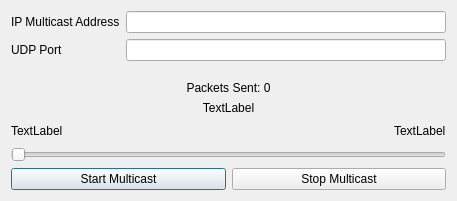
<?xml version="1.0" encoding="UTF-8"?>
<ui version="4.0">
 <class>EmitFileDialog</class>
 <widget class="QDialog" name="EmitFileDialog">
  <property name="geometry">
   <rect>
    <x>0</x>
    <y>0</y>
    <width>457</width>
    <height>201</height>
   </rect>
  </property>
  <property name="windowTitle">
   <string>Emit Multicast</string>
  </property>
  <property name="modal">
   <bool>false</bool>
  </property>
  <layout class="QGridLayout" name="gridLayout">
   <item row="5" column="0">
    <widget class="QSlider" name="horizontalSlider">
     <property name="sizePolicy">
      <sizepolicy hsizetype="Expanding" vsizetype="Fixed">
       <horstretch>0</horstretch>
       <verstretch>0</verstretch>
      </sizepolicy>
     </property>
     <property name="orientation">
      <enum>Qt::Horizontal</enum>
     </property>
    </widget>
   </item>
   <item row="4" column="0">
    <layout class="QHBoxLayout" name="horizontalLayout">
     <item>
      <widget class="QLabel" name="startHourLabel">
       <property name="text">
        <string>TextLabel</string>
       </property>
      </widget>
     </item>
     <item>
      <spacer name="horizontalSpacer">
       <property name="orientation">
        <enum>Qt::Horizontal</enum>
       </property>
       <property name="sizeHint" stdset="0">
        <size>
         <width>40</width>
         <height>20</height>
        </size>
       </property>
      </spacer>
     </item>
     <item>
      <widget class="QLabel" name="endHourLabel">
       <property name="text">
        <string>TextLabel</string>
       </property>
      </widget>
     </item>
    </layout>
   </item>
   <item row="0" column="0">
    <layout class="QFormLayout" name="formLayout">
     <item row="0" column="0">
      <widget class="QLabel" name="label_3">
       <property name="text">
        <string>IP Multicast Address</string>
       </property>
      </widget>
     </item>
     <item row="0" column="1">
      <widget class="QLineEdit" name="ipEdit"/>
     </item>
     <item row="1" column="0">
      <widget class="QLabel" name="label_4">
       <property name="text">
        <string>UDP Port</string>
       </property>
      </widget>
     </item>
     <item row="1" column="1">
      <widget class="QLineEdit" name="udpEdit"/>
     </item>
    </layout>
   </item>
   <item row="1" column="0">
    <spacer name="verticalSpacer">
     <property name="orientation">
      <enum>Qt::Vertical</enum>
     </property>
     <property name="sizeHint" stdset="0">
      <size>
       <width>20</width>
       <height>40</height>
      </size>
     </property>
    </spacer>
   </item>
   <item row="3" column="0">
    <widget class="QLabel" name="currentTimeLabel">
     <property name="text">
      <string>TextLabel</string>
     </property>
     <property name="alignment">
      <set>Qt::AlignCenter</set>
     </property>
    </widget>
   </item>
   <item row="6" column="0">
    <layout class="QHBoxLayout" name="horizontalLayout_2">
     <item>
      <widget class="QPushButton" name="startEmitButton">
       <property name="text">
        <string>Start Multicast</string>
       </property>
      </widget>
     </item>
     <item>
      <widget class="QPushButton" name="StopEmitButton">
       <property name="text">
        <string>Stop Multicast</string>
       </property>
      </widget>
     </item>
    </layout>
   </item>
   <item row="2" column="0">
    <widget class="QLabel" name="sentPacketsLabel">
     <property name="text">
      <string>Packets Sent: 0</string>
     </property>
     <property name="alignment">
      <set>Qt::AlignCenter</set>
     </property>
    </widget>
   </item>
  </layout>
 </widget>
 <resources/>
 <connections/>
</ui>
